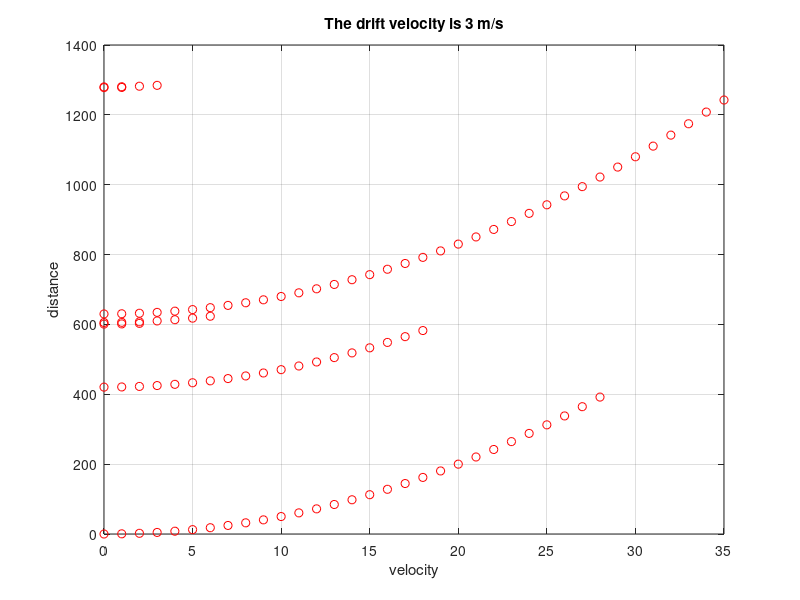

Write the MATLAB code that produced this figure.

nTime = 100;

dt =1; % 1 s time step
x = 0;  % initial x = 0;
u = 0; % initial velocity = 0
f = 10; % force

global C

%%addpath ../geom2d/geom2d

C.q_0 = 1.60217653e-19;             % electron charge
C.hb = 1.054571596e-34;             % Dirac constant
C.h = C.hb * 2 * pi;                    % Planck constant
C.m_0 = 9.10938215e-31;             % electron mass
C.kb = 1.3806504e-23;               % Boltzmann constant
C.eps_0 = 8.854187817e-12;          % vacuum permittivity
C.mu_0 = 1.2566370614e-6;           % vacuum permeability
C.c = 299792458;                    % speed of light
C.a = 1;

x = zeros(1,100);
u = zeros(1,100);
%for n = 1: nSim
noe = 1;
for n = 2:nTime
    
    r = randi([1 100],1,1);
    du =  C.a * dt ;
    dx = ((du+u(n-1))^2- (u(n-1))^2)/(2*C.a);
    
    x(n) = x(n-1) + dx;
    u(n) = u(n-1) + du;
    %comet(x,u,or);
    % plot(x(n),u(n))
    plot(u,x,'or')
    xlabel('velocity')
    ylabel('distance')
    title(['The drift velocity is ',num2str(u(n)), ' m/s'])
    %drawnow
    pause(0.5)
    %hold on
    grid on
    
    if(r <= 5)
        u(n) = 0;
    end
    
end

    
    
%end
